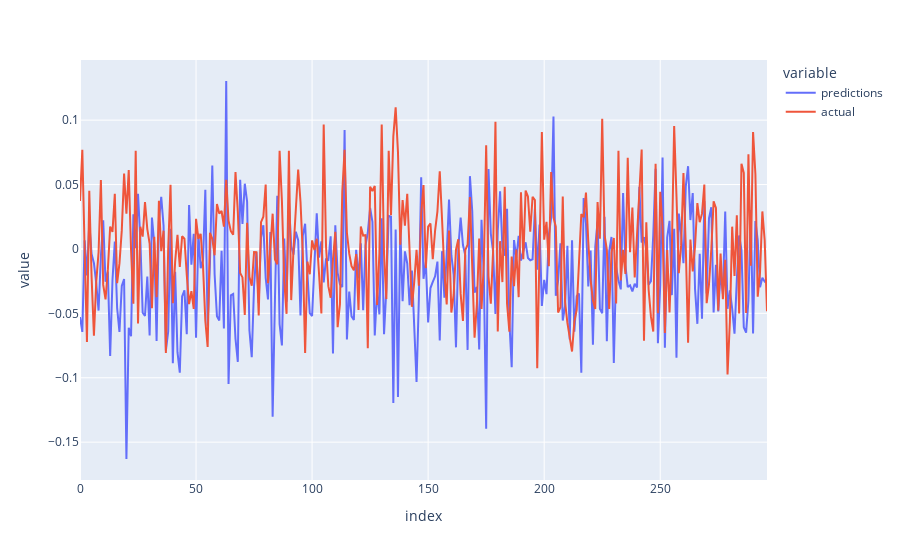

This figure's notebook cell:
### Code cell
#Visualize the predictions and actual  scores
plot_data = pd.DataFrame({"predictions":predictions,"actual":scores})
fig = px.line(plot_data,y=[
               "predictions", "actual"])
fig.show()

### Figure 1 — Plotly figure (JSON) as saved in the notebook; plotly's stock layout.template omitted (floating-point values rounded to 4 significant figures; data arrays with more than 128 entries replaced by an {"elided": "..."} marker saying what was removed)
{"data": [{"hovertemplate": "variable=predictions<br>index=%{x}<br>value=%{y}<extra></extra>", "legendgroup": "predictions", "line": {"color": "#636efa", "dash": "solid"}, "marker": {"symbol": "circle"}, "mode": "lines", "name": "predictions", "orientation": "v", "showlegend": true, "type": "scatter", "x": {"elided": "297 int values"}, "xaxis": "x", "y": {"elided": "297 float values"}, "yaxis": "y"}, {"hovertemplate": "variable=actual<br>index=%{x}<br>value=%{y}<extra></extra>", "legendgroup": "actual", "line": {"color": "#EF553B", "dash": "solid"}, "marker": {"symbol": "circle"}, "mode": "lines", "name": "actual", "orientation": "v", "showlegend": true, "type": "scatter", "x": {"elided": "297 int values"}, "xaxis": "x", "y": {"elided": "297 float values"}, "yaxis": "y"}], "layout": {"legend": {"title": {"text": "variable"}, "tracegroupgap": 0}, "margin": {"t": 60}, "xaxis": {"anchor": "y", "domain": [0, 1], "title": {"text": "index"}}, "yaxis": {"anchor": "x", "domain": [0, 1], "title": {"text": "value"}}}}
